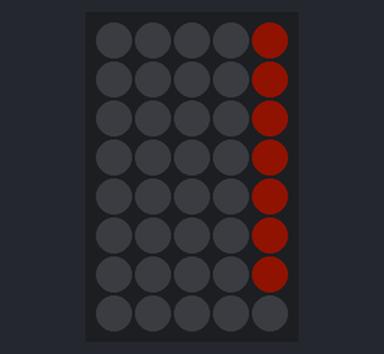
The sketch below on a simulated Arduino Uno, built with avr-gcc and run on an emulated ATmega328P. Shown: 5×8 RGB LED matrix (first LED top left, wired row by row). Dim RGB values are drawn brighter than linear.

Above: at 0.17 s.
At 5.07 s:
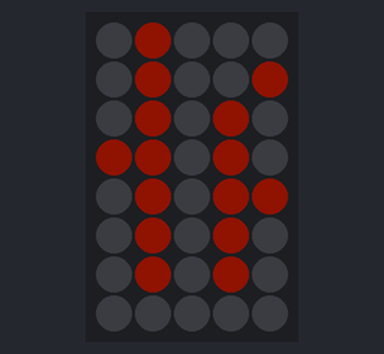
At 10.18 s:
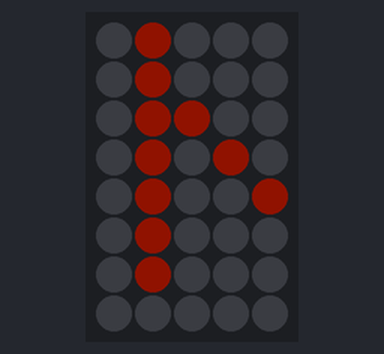
At 19.93 s:
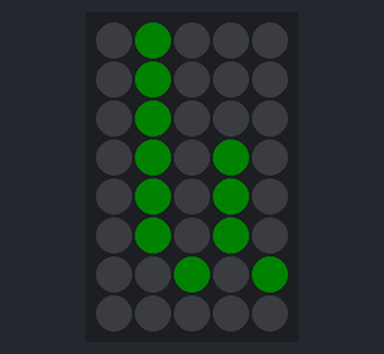
At 29.83 s:
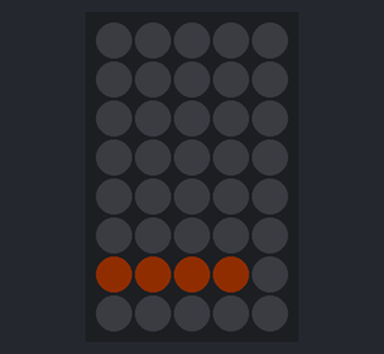
At 39.84 s:
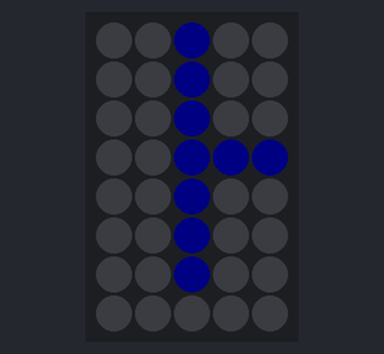

The sketch:

scrolling_halloween.ino
```cpp
#include <Adafruit_GFX.h>
#include <Adafruit_NeoMatrix.h>
#include <Adafruit_NeoPixel.h>

// Color definitions
#define BLACK    0x0000
#define BLUE     0x001F
#define RED      0xF800
#define GREEN    0x07E0
#define CYAN     0x07FF
#define MAGENTA  0xF81F
#define YELLOW   0xFFE0
#define WHITE    0xFFFF


#define PIN 6

Adafruit_NeoMatrix matrix = Adafruit_NeoMatrix(5, 8, PIN,
  NEO_MATRIX_TOP     + NEO_MATRIX_RIGHT +
  NEO_MATRIX_COLUMNS + NEO_MATRIX_PROGRESSIVE,
  NEO_GRB            + NEO_KHZ800);


const uint16_t colors[] = {
  matrix.Color(255, 120, 0), matrix.Color(21, 171, 0), matrix.Color(255, 165, 0), matrix.Color(0, 60, 170) };

void setup() {
  matrix.begin();
  matrix.setTextWrap(false);
  matrix.setBrightness(16);
  matrix.setTextColor(colors[0]);
}

int x    = matrix.width();
int pass = 0;

void loop() {
  matrix.fillScreen(0);
  matrix.setCursor(x, 0);
  matrix.print(F("HAPPY HALLOWEEN"));
  if(--x < -96) {
    x = matrix.width();
    if(++pass >= 4) pass = 0;
    matrix.setTextColor(colors[pass]);
  }
  matrix.show();
  delay(100);
}
```
